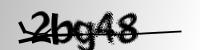
#> input picture CAPTCHAS/2bg48.png, 200 x 50 px
$ jupyter execute --allow-errors 'Edge detection and cropping.ipynb'
#> lines starting #> are read from the running program, lines starting #| are printed output that depends on the picture; after the words box and inside, x2 and y2 are one past the last pixel; in counts of white or black regions, pixels touching at a corner belong together
[cell 1]
import cv2
import matplotlib.pyplot as plt
import numpy as np

[cell 2]
gray = cv2.imread('CAPTCHAS/2bg48.png', 0)
#> gray is the input picture: shape (50, 200); min 0, max 255, mean 179.9

#> (a cell that did not finish here is left out)

gray = cv2.cvtColor(img, cv2.COLOR_BGR2GRAY) # convert to grayscale
h, w = gray.shape[:2]
h, w

[cell 4]
retval, thresh_gray= cv2.threshold(gray,100,255, cv2.THRESH_BINARY)
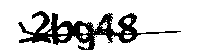
#> thresh_gray: shape (50, 200); 80.8% white; 4 black regions (3 under 20 px), largest, box (x1, y1, x2, y2) and area: (18, 11, 181, 50) 1922
plt.imshow(thresh_gray)

[cell 5]
points = np.argwhere(thresh_gray==0) # find where the black pixels are
#> points = 1925 pairs, first value 11 to 49, second value 18 to 180
points = np.fliplr(points) # store them in x,y coordinates instead of row,col indices
#> points = 1925 pairs, first value 18 to 180, second value 11 to 49
x, y, w, h = cv2.boundingRect(points) # create a rectangle around those points
#> x = 18; y = 11; w = 163; h = 39
#x, y, w, h = x-10, y-10, w+20, h+20 # make the box a little bigger
crop = gray[y:y+h, x:x+w] # create a cropped region of the gray image
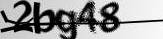
#> crop: shape (39, 163); min 0, max 255, mean 155.6

[cell 6]
retval, thresh_crop = cv2.threshold(crop, thresh=200, maxval=255, type=cv2.THRESH_BINARY)
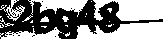
#> thresh_crop: shape (39, 163); 54% white; 12 black regions (11 under 20 px), largest, box (x1, y1, x2, y2) and area: (0, 0, 163, 39) 2905

$ run again, with CAPTCHAS/2cegf.png copied over CAPTCHAS/2bg48.png
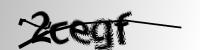
#> input picture CAPTCHAS/2cegf.png, 200 x 50 px
#> gray is the input picture: shape (50, 200); min 0, max 255, mean 185.3
#> `retval, thresh_gray= cv2.threshold(gray,100,255, cv2.THRESH_BINARY)`:
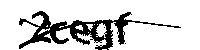
#> thresh_gray: shape (50, 200); 83.2% white; 3 black regions (2 under 20 px), largest, box (x1, y1, x2, y2) and area: (19, 11, 181, 50) 1679
#> `points = np.argwhere(thresh_gray==0)`: points = 1681 pairs, first value 11 to 49, second value 19 to 180
#> `points = np.fliplr(points)`: points = 1681 pairs, first value 19 to 180, second value 11 to 49
#> x = 19; y = 11; w = 162; h = 39
#> `retval, thresh_crop = cv2.threshold(crop, thresh=200, maxval=255, type..`:
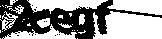
#> thresh_crop: shape (39, 162); 58.6% white; 18 black regions (17 under 20 px), largest, box (x1, y1, x2, y2) and area: (0, 0, 162, 39) 2594

$ run again, with CAPTCHAS/2cg58.png copied over CAPTCHAS/2bg48.png
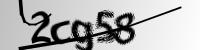
#> input picture CAPTCHAS/2cg58.png, 200 x 50 px
#> gray is the input picture: shape (50, 200); min 0, max 255, mean 181.3
#> `retval, thresh_gray= cv2.threshold(gray,100,255, cv2.THRESH_BINARY)`:
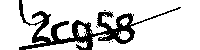
#> thresh_gray: shape (50, 200); 81.6% white; 7 black regions (6 under 20 px), largest, box (x1, y1, x2, y2) and area: (19, 0, 181, 50) 1830
#> `points = np.argwhere(thresh_gray==0)`: points = 1838 pairs, first value 0 to 49, second value 19 to 180
#> `points = np.fliplr(points)`: points = 1838 pairs, first value 19 to 180, second value 0 to 49
#> x = 19; y = 0; w = 162; h = 50
#> `retval, thresh_crop = cv2.threshold(crop, thresh=200, maxval=255, type..`:
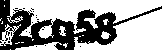
#> thresh_crop: shape (50, 162); 63.1% white; 22 black regions (21 under 20 px), largest, box (x1, y1, x2, y2) and area: (0, 0, 162, 50) 2949
